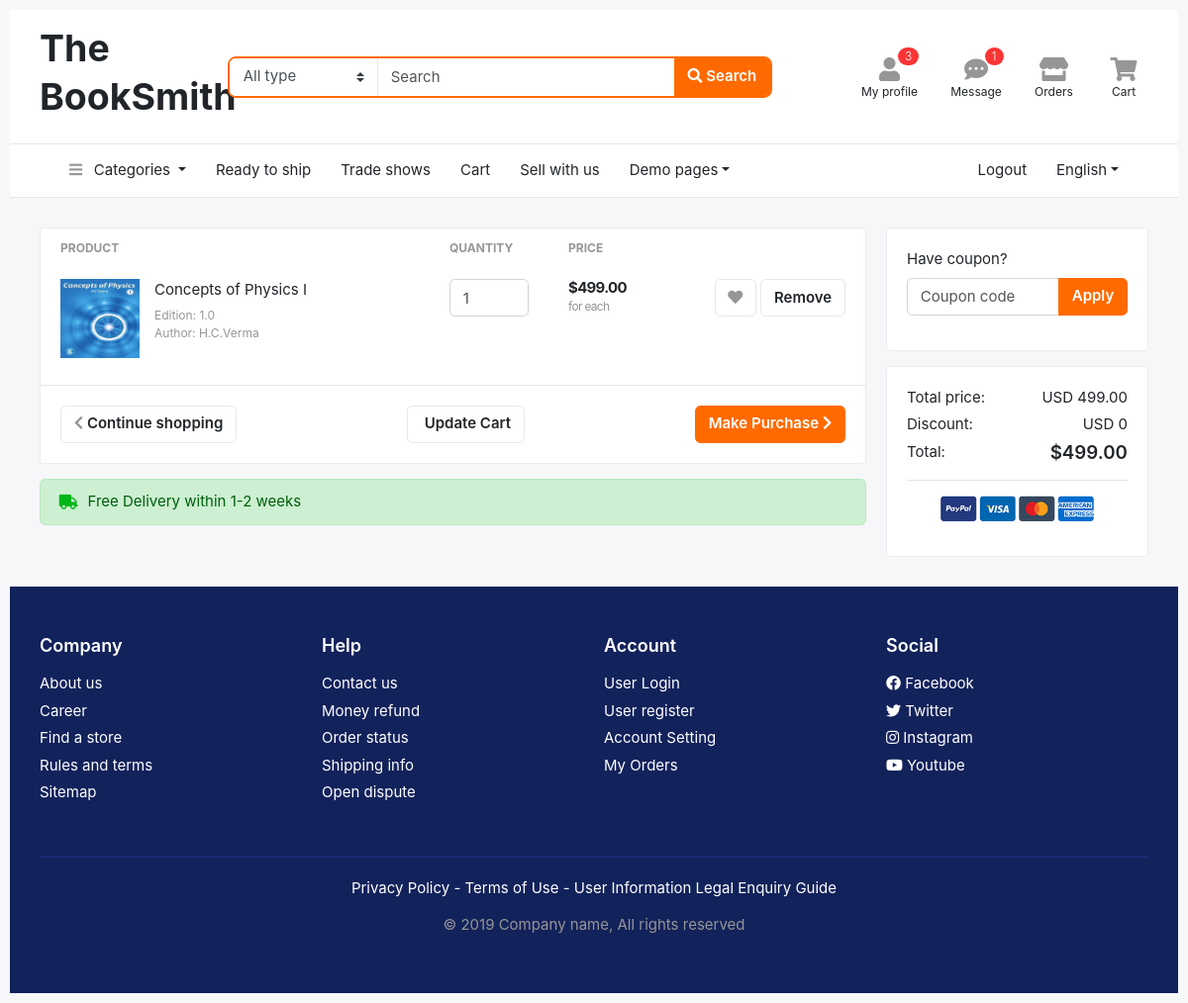
/customer/cart (signed in), run on an earlier commit of the app's database.
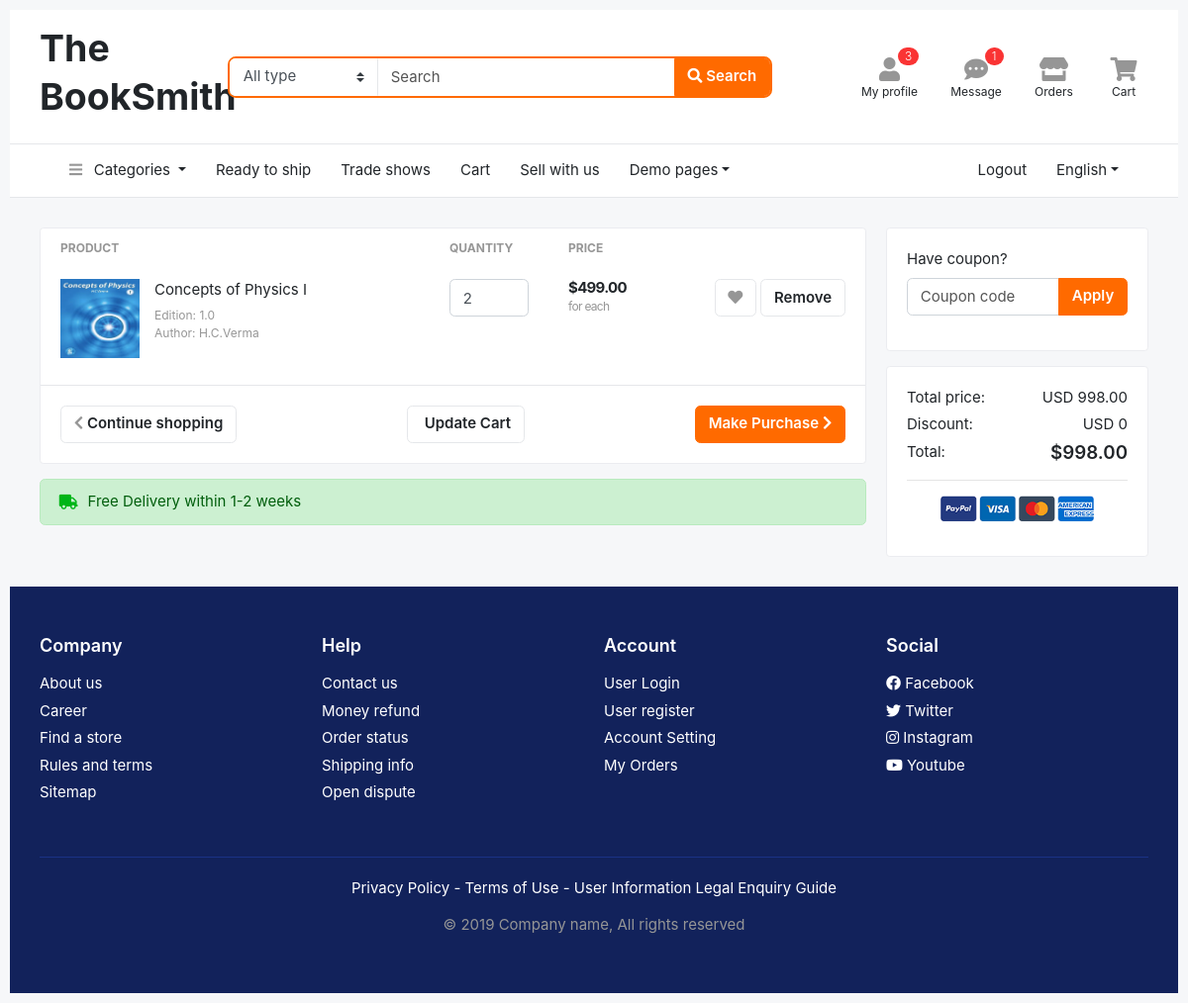
And on a later commit of the database.
### Store/models.py (models this page shows, shortened)
class CartItem(models.Model):
	cartitem_id = models.AutoField(primary_key=True)
	book_quantity = models.IntegerField(default=0)
	book_id = models.ForeignKey(Book, on_delete=models.CASCADE)
	cart = models.ForeignKey(Cart, on_delete=models.CASCADE)

class Book(models.Model):
	old_new = (
		(1, 'Yes'),
		(0, 'No'),
	)
	book_id = models.AutoField(primary_key=True)
	book_name = models.CharField(max_length=50)
	book_author = models.CharField(max_length=50)
	book_edition = models.DecimalField(max_digits=6, decimal_places=1)
	book_price = models.DecimalField(max_digits=6, decimal_places=2)
	book_quantity = models.IntegerField()
	date = models.DateTimeField(auto_now=True)
	is_new = models.BooleanField(choices=old_new)
	image_file = models.ImageField(upload_to=UPLOAD_TO)
	category = models.ForeignKey(Category, on_delete=models.CASCADE)
	vendor = models.ForeignKey(Vendor, on_delete=models.CASCADE)

### Store/views.py (the view)
# urls.py: path('customer/cart', views.cart_view, name='cart-customer'),
@login_required
def cart_view(request):
	user = request.user
	context = {
		"cart_exists" : True,
	}
	cart = user.cart_set.first()
	total = 0
	if not cart is None:
		cart_items = cart.cartitem_set.all()
		for cartitem in cart_items:
			total += cartitem.book_quantity * cartitem.book_id.book_price
		if not bool(cart_items):
			context["cart_exists"] = False
		else:
			context["cart_exists"] = True
			context["cart_items"] = cart_items
	else:
		context["cart_exists"] = False
	context["total"] = total
	return render(request, 'Store/cart.html', context)

### Store/templates/Store/cart.html (shortened to what this page needs)
{% extends 'Store/layout.html' %}
{% load static %}
{% block body %}
<header class="section-header">
  <section class="header-main border-bottom">
    <div class="container">
      <div class="row align-items-center">
        <div class="col-xl-2 col-lg-3 col-md-12">
          <a href="#" class="brand-wrap">
            <h1>The BookSmith</h1>
          </a>
        </div>
        <div class="col-xl-6 col-lg-5 col-md-6">
          <form action="#" class="search-header">
            <div class="input-group w-100">
              <select class="custom-select border-right"  name="category_name">
                  <option value="">All type</option><option value="codex">Special</option>
              </select>
                <input type="text" class="form-control" placeholder="Search">
                <div class="input-group-append">
                  <button class="btn btn-primary" type="submit">
                    <i class="fa fa-search"></i> Search
                  </button>
                </div>
              </div>
          </form>
        </div>
        <div class="col-xl-4 col-lg-4 col-md-6">
          <div class="widgets-wrap float-md-right">
            <div class="widget-header mr-3">
              <a href="#" class="widget-view">
                <div class="icon-area">
                  <i class="fa fa-user"></i>
                  <span class="notify">3</span>
                </div>
                <small class="text"> My profile </small>
              </a>
            </div>
            <div class="widget-header mr-3">
              <a href="#" class="widget-view">
                <div class="icon-area">
                  <i class="fa fa-comment-dots"></i>
                  <span class="notify">1</span>
                </div>
                <small class="text"> Message </small>
              </a>
            </div>
            <div class="widget-header mr-3">
              <a href="#" class="widget-view">
                <div class="icon-area">
                  <i class="fa fa-store"></i>
                </div>
                <small class="text"> Orders </small>
              </a>
            </div>
            <div class="widget-header">
              <a href="#" class="widget-view">
                <div class="icon-area">
                  <i class="fa fa-shopping-cart"></i>
                </div>
                <small class="text"> Cart </small>
              </a>
            </div>
          </div>
        </div>
      </div>
    </div>
  </section>
  <nav class="navbar navbar-main navbar-expand-lg border-bottom">
    <div class="container">
      <div class="collapse navbar-collapse" id="main_nav">
        <ul class="navbar-nav">
          <li class="nav-item dropdown">
            <a class="nav-link dropdown-toggle" data-toggle="dropdown" href="#"> <i class="fa fa-bars text-muted mr-2"></i> Categories </a>
          </li>
          <li class="nav-item">
             <a class="nav-link" href="#">Ready to ship</a>
          </li>
          <li class="nav-item">
            <a class="nav-link" href="#">Trade shows</a>
          </li>
      <li class="nav-item">
        <a class="nav-link" href="{% url 'cart-customer' %}">Cart</a>
      </li>
          <li class="nav-item">
            <a class="nav-link" href="{% url 'login' %}">Sell with us</a>
          </li>
          <li class="nav-item dropdown">
            <a class="nav-link dropdown-toggle" data-toggle="dropdown" href="#">Demo pages</a>
          </li>
        </ul>
        <ul class="navbar-nav ml-md-auto">
            <li class="nav-item">
              <a class="nav-link" href="{% url 'logout' %}">Logout</a>
            </li>
          <li class="nav-item dropdown">
            <a class="nav-link dropdown-toggle" href="http://example.com" data-toggle="dropdown">English</a>
          </li>
       </ul>
      </div>
    </div>
  </nav>
  </header>
<section class="section-content padding-y">
<div class="container">
<div class="row">
  <main class="col-md-9">
<form method="POST" action="{% if user.is_authenticated %}{% if user.is_vendor %}{% url 'cart-update-vendor' %}{% else %}{% url 'cart-update-customer' %}{% endif %}{% else %}#{% endif %}">
<div class="card">
<table class="table table-borderless table-shopping-cart">
<thead class="text-muted">
<tr class="small text-uppercase">
  <th scope="col">Product</th>
  <th scope="col" width="120">Quantity</th>
  <th scope="col" width="120">Price</th>
  <th scope="col" class="text-right" width="200"> </th>
</tr>
</thead>
<tbody>
  {% for item in cart_items %}
  <tr>
    <td>
      <figure class="itemside">
        <div class="aside"><img src="{{ item.book_id.image_file.url }}" class="img-sm"></div>
        <figcaption class="info">
          <a href="{% url 'book-details' item.book_id.book_id %}" class="title text-dark">{{ item.book_id.book_name }}</a>
          <p class="text-muted small">Edition: {{ item.book_id.book_edition }} <br> Author: {{ item.book_id.book_author }}</p>
        </figcaption>
      </figure>
    </td>
    <td>
      <input type="number" name="quantity" class="form-control" value="{{ item.book_quantity }}" min="1" max="{{ item.book_id.book_quantity }}">
    </td>
    <td>
      <div class="price-wrap">
        <var class="price">${{ item.book_id.book_price }}</var>
        <small class="text-muted"> for each </small>
      </div>
    </td>
    <td class="text-right">
    <a data-original-title="Save to Wishlist" title="" href="" class="btn btn-light" data-toggle="tooltip"> <i class="fa fa-heart"></i></a>
    <a href="{% if user.is_authenticated %}{% if user.is_vendor %}{% url 'cart-remove-vendor' item.cartitem_id %}{% else %}{% url 'cart-remove-customer' item.cartitem_id %}{% endif %}{% endif %}" class="btn btn-light"> Remove</a>
    </td>
  </tr>
  {% endfor %}
</tbody>
</table>
<div class="card-body border-top text-center">
  <a href="{% url 'payment' %}" class="btn btn-primary float-md-right"> Make Purchase <i class="fa fa-chevron-right"></i> </a>
  <a href="{% if user.is_authenticated %}{% if user.is_vendor %}{% url 'index-vendor' %}{% else %}{% url 'index-customer' %}{% endif %}{% else %}#{% endif %}" class="btn btn-light float-md-left"> <i class="fa fa-chevron-left"></i> Continue shopping </a>
  <button type="submit" class="btn btn-light">  Update Cart </a>
</div>
</div>
</form>
<div class="alert alert-success mt-3">
  <p class="icontext"><i class="icon text-success fa fa-truck"></i> Free Delivery within 1-2 weeks</p>
</div>
  </main>
  <aside class="col-md-3">
    <div class="card mb-3">
      <div class="card-body">
      <form>
        <div class="form-group">
          <label>Have coupon?</label>
          <div class="input-group">
            <input type="text" class="form-control" name="" placeholder="Coupon code">
            <span class="input-group-append">
              <button class="btn btn-primary">Apply</button>
            </span>
          </div>
        </div>
      </form>
      </div>
    </div>
    <div class="card">
      <div class="card-body">
          <dl class="dlist-align">
            <dt>Total price:</dt>
            <dd class="text-right">USD {{ total }}</dd>
          </dl>
          <dl class="dlist-align">
            <dt>Discount:</dt>
            <dd class="text-right">USD 0</dd>
          </dl>
          <dl class="dlist-align">
            <dt>Total:</dt>
            <dd class="text-right  h5"><strong>${{ total }}</strong></dd>
          </dl>
          <hr>
          <p class="text-center mb-3">
            <img src="{% static 'Store/images/misc/payments.png' %}" height="26">
          </p>
      </div>
    </div>
  </aside>
</div>
</div>
</section>
<footer class="section-footer bg-secondary">
	<div class="container">
		<section class="footer-top padding-y-lg text-white">
			<div class="row">
				<aside class="col-md col-6">
					<h6 class="title">Company</h6>
					<ul class="list-unstyled">
						<li> <a href="#">About us</a></li>
						<li> <a href="#">Career</a></li>
						<li> <a href="#">Find a store</a></li>
						<li> <a href="#">Rules and terms</a></li>
						<li> <a href="#">Sitemap</a></li>
					</ul>
				</aside>
				<aside class="col-md col-6">
					<h6 class="title">Help</h6>
					<ul class="list-unstyled">
						<li> <a href="#">Contact us</a></li>
						<li> <a href="#">Money refund</a></li>
						<li> <a href="#">Order status</a></li>
						<li> <a href="#">Shipping info</a></li>
						<li> <a href="#">Open dispute</a></li>
					</ul>
				</aside>
				<aside class="col-md col-6">
					<h6 class="title">Account</h6>
					<ul class="list-unstyled">
						<li> <a href="#"> User Login </a></li>
						<li> <a href="#"> User register </a></li>
						<li> <a href="#"> Account Setting </a></li>
						<li> <a href="#"> My Orders </a></li>
					</ul>
				</aside>
				<aside class="col-md">
					<h6 class="title">Social</h6>
					<ul class="list-unstyled">
						<li><a href="#"> <i class="fab fa-facebook"></i> Facebook </a></li>
						<li><a href="#"> <i class="fab fa-twitter"></i> Twitter </a></li>
						<li><a href="#"> <i class="fab fa-instagram"></i> Instagram </a></li>
						<li><a href="#"> <i class="fab fa-youtube"></i> Youtube </a></li>
					</ul>
				</aside>
			</div>
		</section>
		<section class="footer-bottom text-center">
				<p class="text-white">Privacy Policy - Terms of Use - User Information Legal Enquiry Guide</p>
				<p class="text-muted"> &copy 2019 Company name, All rights reserved </p>
				<br>
		</section>
	</div>
</footer>
{% endblock %}

### Store/templates/Store/layout.html (shortened to what this page needs)
{% load static %}
{% load widget_tweaks %}
<!DOCTYPE html>
<html lang="en">
    <head>
        <link rel="stylesheet" href="https://maxcdn.bootstrapcdn.com/bootstrap/4.0.0/css/bootstrap.min.css">
        <link href="{% static 'Store/styles.css' %}" rel="stylesheet">
        <link rel="stylesheet" href="https://stackpath.bootstrapcdn.com/font-awesome/4.7.0/css/font-awesome.min.css" />
        <link href="{% static 'Store/css/bootstrap.css' %}" rel="stylesheet" type="text/css"/>
        <link href="{% static 'Store/fonts/fontawesome/css/all.min.css' %}" type="text/css" rel="stylesheet">
        <link href="{% static 'Store/css/ui.css' %}" rel="stylesheet" type="text/css"/>
        <link href="{% static 'Store/css/responsive.css' %}" rel="stylesheet" type="text/css" />
    </head>
    <body>
        {% block body %}
        {% endblock %}
        <link href="https://gitcdn.github.io/bootstrap-toggle/2.2.2/css/bootstrap-toggle.min.css" rel="stylesheet">
    </body>
</html>

### Store/static/Store/styles.css (style rules this page uses)
body { padding: 10px; }

### Store/static/Store/css/ui.css (style rules this page uses)
html { font-family: 'Inter', sans-serif; font-size: 15px; }
.price-wrap { letter-spacing: -0.7px; }
.img-xs, .img-sm, .img-md, .img-lg { -o-object-fit: cover; object-fit: cover; -ms-flex-negative: 0; flex-shrink: 0; -webkit-box-flex: 0; -ms-flex-positive: 0; flex-grow: 0; }
.img-sm { width: 80px; height: 80px; }
.padding-y { padding-top: 30px; padding-bottom: 30px; }
.padding-y-lg { padding-top: 48px; padding-bottom: 48px; }
var { font-style: normal; }
figure { margin-bottom: 0; }
article:after, .form-group:after { display: block; clear: both; content: ""; }
p:last-child { margin-bottom: 0; }
.section-header { background-color: #fff; }
.header-main { position: relative; padding-top: 1rem; padding-bottom: 1rem; }
.navbar-main { background-color: #fff; }
.search-header { border: 2px solid #ff6a00; border-radius: 0.55rem; }
.search-header .form-control, .search-header .custom-select { border-color: transparent; }
.search-header select { -ms-flex-preferred-size: 150px !important; flex-basis: 150px !important; -webkit-box-flex: 0 !important; -ms-flex-positive: 0 !important; flex-grow: 0 !important; }
.widget-header { display: inline-block; vertical-align: middle; position: relative; }
.widget-header .widget-view { padding: 5px 7px; display: inline-block; position: relative; text-align: center; }
.widget-header .icon-area { font-size: 24px; display: inline-block; width: 36px; height: 30px; color: #969696; }
.widget-header .icon-area .notify { position: absolute; top: 0px; right: 8%; }
.widget-header .text { max-width: 80px; overflow: hidden; text-overflow: ellipsis; white-space: nowrap; display: block; line-height: 1.2; }
.widget-header a { color: #212529; }
.section-footer ul li { margin-bottom: 5px; }
.section-footer ul a { color: inherit; }
.section-footer .title { font-weight: 600; margin-bottom: 16px; font-size: 18px; }
.footer-bottom { padding-top: 20px; padding-bottom: 20px; border-top: 1px solid #1a3286; }
.btn-light { background-color: #fff; border-color: #e5e7ea; }
.btn-light i { color: #969696; }
.itemside { position: relative; display: -webkit-box; display: -ms-flexbox; display: flex; width: 100%; }
.itemside .aside { position: relative; -ms-flex-negative: 0; flex-shrink: 0; }
.itemside .info { padding-left: 15px; padding-right: 7px; }
.itemside p { margin-bottom: 0; }
.itemside .title { display: block; margin-bottom: 5px; color: #212529; }
[class*="dlist-"] { margin-bottom: 5px; }
[class*="dlist-"] dd { margin-bottom: 0; }
.dlist-align { display: -webkit-box; display: -ms-flexbox; display: flex; }
.dlist-align dt { width: 120px; word-wrap: break-word; font-weight: normal; }
.dlist-align dd { -webkit-box-flex: 1; -ms-flex-positive: 1; flex-grow: 1; }
[class*="list-"] li:after { visibility: hidden; display: block; content: ""; overflow: hidden; height: 0; clear: both; }
.icontext { display: -webkit-inline-box; display: -ms-inline-flexbox; display: inline-flex; -webkit-box-align: center; -ms-flex-align: center; align-items: center; vertical-align: middle; }
.icontext .icon { position: relative; margin-right: 10px; -ms-flex-negative: 0; flex-shrink: 0; -webkit-box-flex: 0; -ms-flex-positive: 0; flex-grow: 0; }
.notify { position: absolute; top: -4px; right: -10px; display: inline-block; padding: .25em .6em; font-size: 12px; line-height: 1; text-align: center; font-weight: 300; border-radius: 3rem; color: #fff; background-color: #fa3434; }
.price { font-weight: 600; color: #212529; }
body { background-color: #f6f7f9; }
.table-shopping-cart.table td, .table-shopping-cart.table th { padding-left: 20px; padding-right: 20px; }
.table-shopping-cart .price-wrap { line-height: 1.2; }
.table-shopping-cart .price { font-weight: bold; margin-right: 5px; display: block; }

### Store/static/Store/css/responsive.css (style rules this page uses)
@media (min-width: 1040px) { .container { padding-left: 30px !important; padding-right: 30px !important; } }

What changed in the data, as far as the page shows it:
changed CartItem "Concepts of Physics I": quantity "1" → "2"
Also different on the page:
{{ total }}: "499.00" → "998.00"
